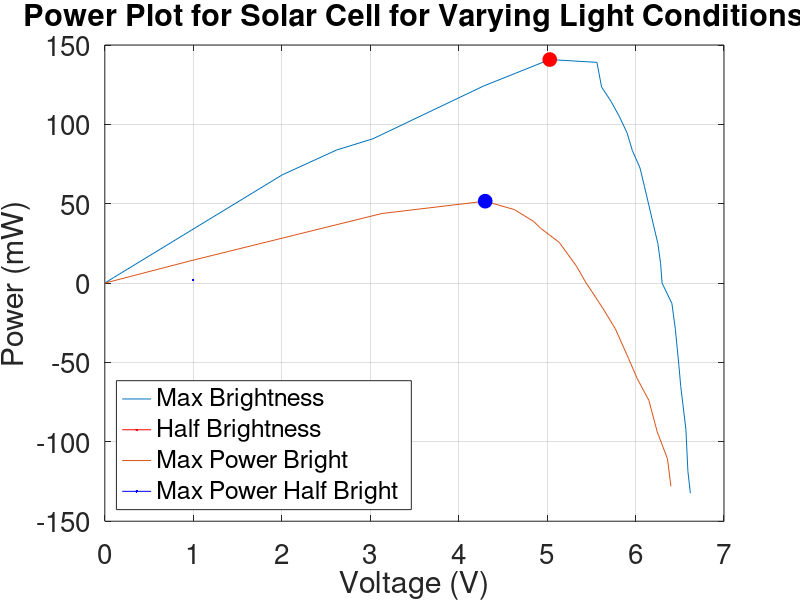
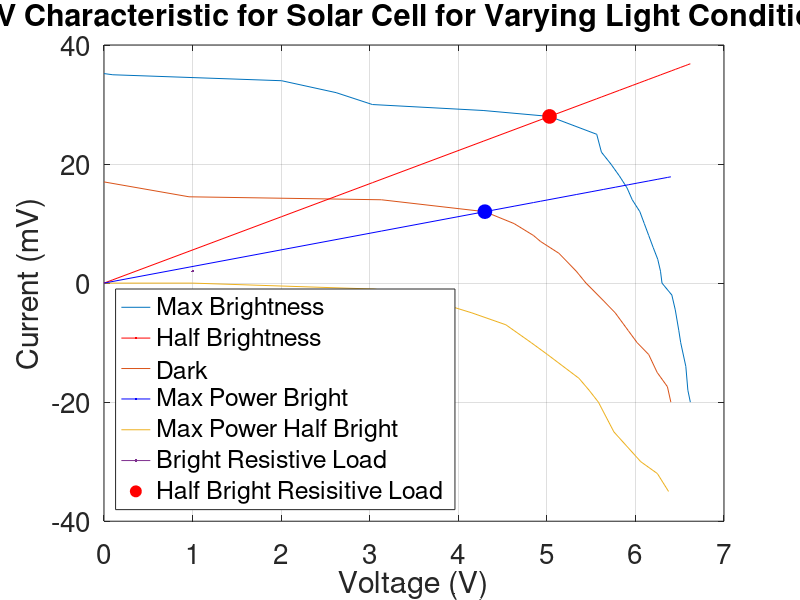
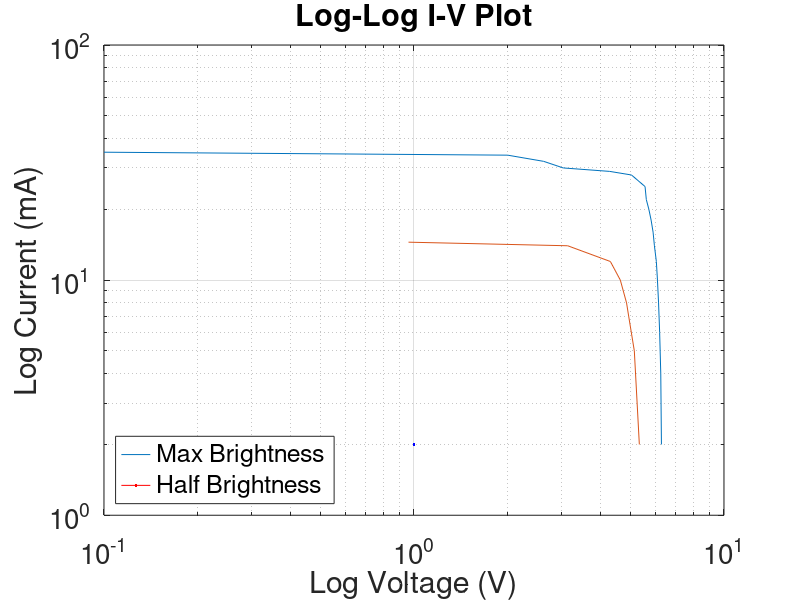
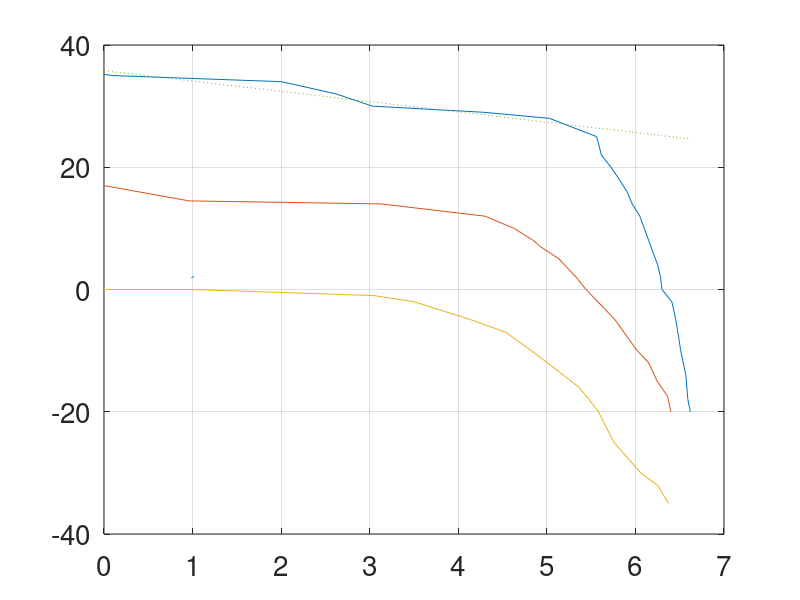

MATLAB code to generate these figures, in order: (Note: this script raises an error after producing the figures.)
%% ENGS 60; Lab 2 - Solar Cells
% 
% 07/05/2026 Sergei Leonov
max_VI = {[0, 35.2], [0.1, 35], [2.005, 34], [2.62, 32], [3.03, 30], [4.28, 29], [5.03, 28], [5.563, 25], [5.616, 22], [5.723, 20], [5.819, 18], [5.905, 16], [5.964, 14], [6.050, 12], [6.100, 10], [6.15, 8], [6.200, 6], [6.252, 4], [6.283, 2], [6.300, 0], [6.411, -2], [6.450, -4.5], [6.49, -8], [6.511, -10], [6.569, -14], [6.592, -18], [6.620, -20]};
max_VI = vertcat(max_VI{:});
xmax = max_VI(:,1); ymax = max_VI(:,2);

half_VI = {[0, 17], [0.96, 14.5], [3.132, 14], [4.300, 12], [4.63, 10], [4.849, 8], [4.928, 7], [5.137, 5], [5.332, 2], [5.442, 0], [5.509, -1], [5.642, -3], [5.772, -5], [5.92, -8], [6.019, -10], [6.15, -12], [6.245, -15], [6.361, -17.4], [6.400, -20]};
half_VI = vertcat(half_VI{:});
xhalf = half_VI(:,1); yhalf = half_VI(:,2);

dark_VI = {[0, 0], [1, 0], [3.05, -1], [3.500, -2], [4.153, -5], [4.537, -7], [4.823, -10], [5.007, -12], [5.363, -16], [5.477, -18], [5.582, -20], [5.757, -25], [6.060, -30], [6.248, -32], [6.374, -35]};
dark_VI = vertcat(dark_VI{:});
xdark = dark_VI(:,1); ydark = dark_VI(:,2);

f1 = figure;
plot(xmax, ymax, LineWidth=2, Color="r");
hold on; grid on;
plot(xhalf, yhalf, LineWidth=2, Color="b");
plot(xdark, ydark, LineWidth=2);

xlabel("Voltage (V)");
ylabel("Current (mV)");
title("I-V Characteristic for Solar Cell for Varying Light Conditions")
legend("Max Brightness", "Half Brightness", "No Light")


%% Power Plot
P_max = xmax .* ymax;
P_half = xhalf .* yhalf;

f2 = figure;
plot(xmax, P_max, LineWidth=2, Color="r");
hold on; grid on;
plot(xhalf, P_half, LineWidth=2, Color="b");

xlabel("Voltage (V)");
ylabel("Power (mW)");
title("Power Plot for Solar Cell for Varying Light Conditions")
legend("Max Brightness", "Half Brightness", "Location", "southwest")
set(gca , 'FontSize', 20);

%% Fill Factor Calculation

% Maximum intensity
P_max_val_bright = 140.84; % mW experimental max power
V_power_max_bright = 5.03; % V voltage where max power occurs
I_short_bright = 35.2; % mA short circuit current
V_open_bright = 6.3; % V open circuit voltage

FF_bright = P_max_val_bright / (V_open_bright * I_short_bright) % fill factor for full brightness

% Half intensity
P_max_val_half = 51.6; % mW experimental max power
V_power_max_half = 4.3; % V voltage where max power occurs
I_short_half = 17.0; % mA short circuit current
V_open_half = 5.442; % V open circuit voltage

FF_half = P_max_val_half / (V_open_half * I_short_half) % fill factor for half5 brightness

figure(f1);
plot(V_power_max_bright, P_max_val_bright/V_power_max_bright, 'ro', 'MarkerSize', 10, 'MarkerFaceColor', 'r')
plot(V_power_max_half, P_max_val_half/V_power_max_half, 'bo', 'MarkerSize', 10, 'MarkerFaceColor', 'b')

figure(f2);
plot(V_power_max_bright, P_max_val_bright, 'ro', 'MarkerSize', 10, 'MarkerFaceColor', 'r')
plot(V_power_max_half, P_max_val_half, 'bo', 'MarkerSize', 10, 'MarkerFaceColor', 'b')
legend("Max Brightness", "Half Brightness", "Max Power Bright", "Max Power Half Bright","Location", "southwest")
set(gca , 'FontSize', 20);
saveas(gcf, 'power_linear.png');

figure(f1);

%% Resistance Calculation
R_bright = V_power_max_bright^2 / (P_max_val_bright * 1e-3) % Ohms (Power converted to W from mW)
R_half = V_power_max_half^2 / (P_max_val_half * 1e-3) % Ohms (Power converted to W from mW)

% plot resistive load using I = V/R
plot(xmax, xmax/R_bright * 1e3, "-r", LineWidth=2, LineStyle="--") % 1e3 converts to mA
plot(xhalf, xhalf/R_half * 1e3, "-b", LineWidth=2, LineStyle="--") % 1e3 converts to mA
fig1_lgd = {
    "Max Brightness", 
    "Half Brightness", 
    "Dark", 
    "Max Power Bright",
    "Max Power Half Bright",
    "Bright Resistive Load", 
    "Half Bright Resisitive Load"
};
legend(fig1_lgd, "Location", "southwest")
set(gca , 'FontSize', 20);
saveas(gcf, 'data_linear.png');

%% Log-Log Plot
f3 = figure;
loglog(xmax, ymax, LineWidth=2, Color="r")
hold on; grid on;
loglog(xhalf, yhalf, LineWidth=2, Color="b")
xlabel("Log Voltage (V)")
ylabel("Log Current (mA)")
title("Log-Log I-V Plot")
legend("Max Brightness", "Half Brightness", "Location", "southwest")
set(gca , 'FontSize', 20);
saveas(gcf, 'power_loglog.png');

%% Estimating Solar Cell Efficiency
Area = .125 * .063 % m^2
lux_bright = 16300; % lux
lux_half = 8020; % lux

bulb_eff = 100; % bulb efficiency
optical_power_bright = Area * lux_bright / bulb_eff
optical_power_half = Area * lux_half / bulb_eff

% compute power ratio (converting power to W from mW)
P_eff_bright = (P_max_val_bright * 1e-3) / optical_power_bright
P_eff_half = (P_max_val_half * 1e-3) / optical_power_half

%%
% Note that for different illumination conditions the power efficiency
% differs. We assumed standard coefficient for the light bulb

%% Compute Parellel Resitance via Linear Regression
f4 = figure;
plot(xmax, ymax, LineWidth=2, Color="r");
hold on; grid on;
plot(xhalf, yhalf, LineWidth=2, Color="b");
plot(xdark, ydark, LineWidth=2);

[fit, gof] = polyfit(xmax(1:8), ymax(1:8), 1)
R_parallel = 1 / (abs(fit(1)) * 1e-3) % Ohm, compute parallel resistance (converting to Amps)
plot(xmax, xmax * fit(1) + fit(2), LineStyle=":", LineWidth=2)
set(gca , 'FontSize', 20);
xline(V_open_bright/2, LineWidth=1.5, LineStyle=":")
xlabel("Voltage (V)");
ylabel("Current (mV)");
title("I-V Characteristic for Solar Cell for Varying Light Conditions")
legend("Max Brightness", "Half Brightness", "No Light", "Linear Regression Fit", "Voc/2", "Location", "southwest")
saveas(gcf, 'regression_fit.png');
%% 
